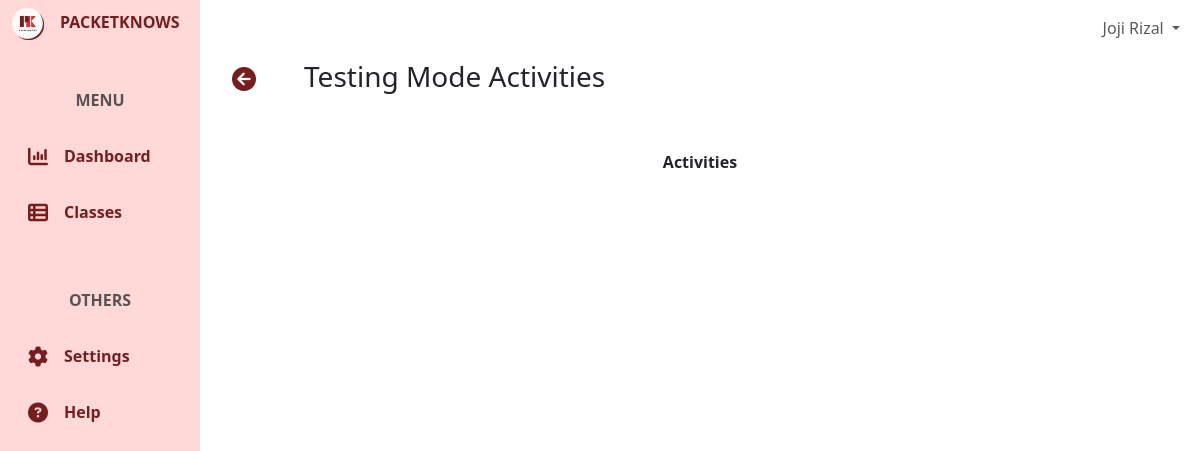
The page /exam-list/ITN/testing/ (signed in) on the database as committed earlier.
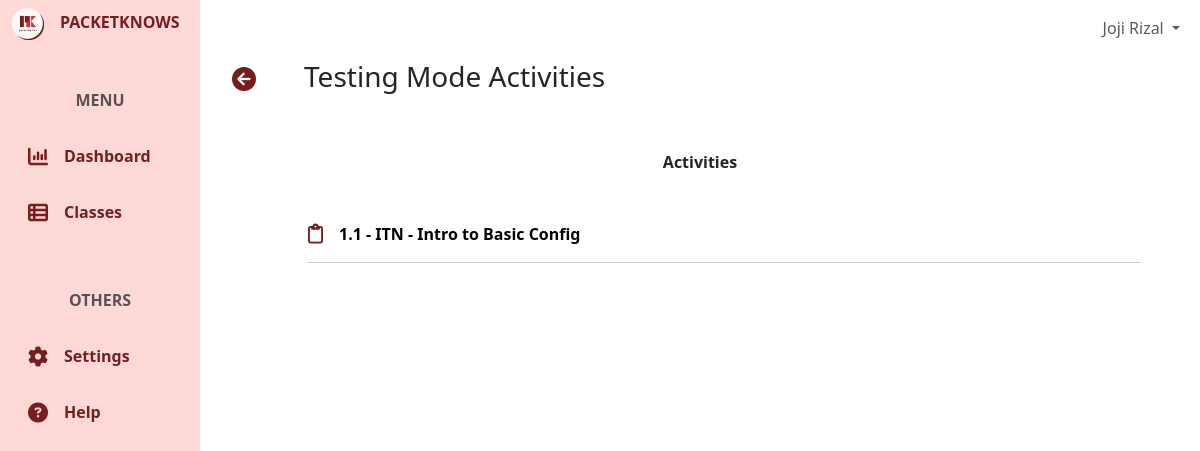
The same page on the database as committed later.
### activity/models.py (models this page shows, shortened)
class Activity(models.Model):
    base_activity = models.ForeignKey(BaseActivity, on_delete=models.CASCADE)
    projectID = models.CharField(max_length=255, unique=True)
    mode = models.CharField(max_length=50)
    physical_points = models.PositiveIntegerField()
    basic_config_points = models.PositiveIntegerField()
    ip_points = models.PositiveIntegerField()
    routing_points = models.PositiveIntegerField()
    other_points = models.PositiveIntegerField()
    time_spent = models.PositiveIntegerField()
    status = models.CharField(max_length=50, default="open")
    class Meta:
        verbose_name_plural = "Activities"

class BaseActivity(models.Model):
    number = models.CharField(max_length=4)
    name = models.CharField(max_length=255)
    projectID = models.CharField(max_length=255, unique=True)
    answer_key = models.TextField(blank=True,null=True)
    category = models.ForeignKey(ActivityCategory, on_delete=models.CASCADE)
    course = models.ForeignKey(Course, on_delete=models.CASCADE)
    training_task = models.FileField(models.FileField(upload_to='training-tasks/'))
    testing_task = models.FileField(models.FileField(upload_to='training-tasks/'))
    max_physical_points = models.PositiveIntegerField()
    max_basic_config_points = models.PositiveIntegerField()
    max_ip_points = models.PositiveIntegerField()
    max_routing_points = models.PositiveIntegerField()
    max_other_points = models.PositiveIntegerField()
    time_limit = models.PositiveIntegerField()
    class Meta:
        verbose_name_plural = "Base Activities"

class Course(models.Model):
    name = models.CharField(max_length=255)
    slug = models.SlugField(unique=True)
    description = models.TextField()
    class Meta:
        verbose_name_plural = "Courses"

### core/views.py (the view)
# urls.py: path('exam-list/<slug:classSlug>/<str:mode>/', coreViews.ExamListView, name='examList'),
@login_required(login_url='/')
def ExamListView(request, classSlug, mode):
    context = {}
    if request.method == 'POST':
        pass
    else:
        userCategory = request.user.category.name
        if userCategory == "Student":
            try:
                classroom = Classroom.objects.get(code=classSlug)
                enrollment = Enrollment.objects.get(student=request.user, classroom=classroom)
                activities = enrollment.activities.filter(mode=mode)
                context["activities"] = activities
                context["mode"] = mode
                context["course"] = classroom.course
                enrollment = get_object_or_404(Enrollment, student=request.user, classroom=classroom)
                enrollment.date_updated = timezone.now()
                enrollment.save()
            except (Classroom.DoesNotExist, Enrollment.DoesNotExist):
                context["error_message"] = "Classroom or enrollment not found."
        elif userCategory == "Instructor":
            pass
        elif userCategory == "Self Learner":
            pass
    return render(request, 'core/exam-list.html', context)

### templates/core/exam-list.html (shortened to what this page needs)
{% extends 'core/base.html' %}
{% block content %}
<div class="container-fluid h-100">
    <div class="row h-100">
        <div class="col-2 fixed-top bg-pink h-100" id="green">
            {% include 'core/components/sidebar.html'%}
        </div>
        <div class="col-md-10 ms-auto" style="padding: 0; overflow-x: hidden !important;">
            {% include 'core/components/topnav.html'%}
            <main class="mt-5 pt-1">
                {% if request.user.category.name == 'Student'%}
                    {% include 'core/examLists/student-exam-list.html'%}
                {% elif request.user.category.name == 'Self Learner'%}
                    {% include 'core/examLists/selfLearner-exam-list.html'%}
                {% elif request.user.category.name == 'Instructor'%}
                    {% include 'core/examLists/instructor-exam-list.html'%}
                {% endif %}
            </main>
        </div>
    </div>
</div>
{% endblock %}

### templates/core/examLists/student-exam-list.html
{% load static %}
<div class="container">
    <div class="row ms-2 mt-2 mb-4 ">
        <div class="col">
            <div class="d-flex align-items-center text-center">
                <a class="mb-1" href="{% url 'core:classes'%}"><i class="fa-solid fa-xl fa-circle-arrow-left" style="color: #761E1E;"></i></a>
                {% if mode == 'training'%}
                <h3 class="ms-5">Training Mode Activities</h3>
                {% else %}
                <h3 class="ms-5">Testing Mode Activities</h3>
                {% endif%}
            </div>
        </div>
    </div>
    <div class="text-center fw-bold my-5">
        Activities
    </div>
    {%for activity in activities%}
    <div class="container mx-5 px-5 mb-3">
        <a class="fw-bold text-black text-decoration-none" href="{% url 'core:activity' id=activity.id mode=mode%}"><i class="fa-regular fa-clipboard fa-lg me-3" style="color: #761E1E;"></i>{{activity.base_activity.number}} - {{course.slug}} - {{activity.base_activity.name}}</a>
        <hr class="me-5">
    </div>
    {% endfor %}
</div>

Rows that differ between the two databases and show on the page:
added Activity: base_activity.number "1.1", base_activity.name "Intro to Basic Config"
now on this page (row unchanged): Course: slug "ITN"
